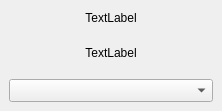
<?xml version="1.0" encoding="UTF-8"?>
<ui version="4.0">
 <class>BitfieldWidget</class>
 <widget class="QWidget" name="BitfieldWidget">
  <property name="geometry">
   <rect>
    <x>0</x>
    <y>0</y>
    <width>222</width>
    <height>111</height>
   </rect>
  </property>
  <property name="windowTitle">
   <string>Form</string>
  </property>
  <property name="styleSheet">
   <string notr="true"/>
  </property>
  <layout class="QHBoxLayout" name="horizontalLayout">
   <property name="spacing">
    <number>0</number>
   </property>
   <property name="leftMargin">
    <number>0</number>
   </property>
   <property name="topMargin">
    <number>0</number>
   </property>
   <property name="rightMargin">
    <number>0</number>
   </property>
   <property name="bottomMargin">
    <number>0</number>
   </property>
   <item>
    <layout class="QVBoxLayout" name="verticalLayout">
     <item>
      <layout class="QHBoxLayout" name="bitHorizontalLayout">
       <item>
        <spacer name="horizontalSpacer_2">
         <property name="orientation">
          <enum>Qt::Horizontal</enum>
         </property>
         <property name="sizeHint" stdset="0">
          <size>
           <width>40</width>
           <height>20</height>
          </size>
         </property>
        </spacer>
       </item>
       <item>
        <widget class="QLabel" name="bitLabel">
         <property name="text">
          <string>TextLabel</string>
         </property>
         <property name="alignment">
          <set>Qt::AlignCenter</set>
         </property>
        </widget>
       </item>
       <item>
        <spacer name="horizontalSpacer">
         <property name="orientation">
          <enum>Qt::Horizontal</enum>
         </property>
         <property name="sizeHint" stdset="0">
          <size>
           <width>40</width>
           <height>20</height>
          </size>
         </property>
        </spacer>
       </item>
      </layout>
     </item>
     <item>
      <widget class="QLabel" name="descriptionLabel">
       <property name="text">
        <string>TextLabel</string>
       </property>
       <property name="alignment">
        <set>Qt::AlignCenter</set>
       </property>
      </widget>
     </item>
     <item>
      <widget class="QStackedWidget" name="stackedWidget">
       <property name="sizePolicy">
        <sizepolicy hsizetype="Expanding" vsizetype="Fixed">
         <horstretch>0</horstretch>
         <verstretch>0</verstretch>
        </sizepolicy>
       </property>
       <property name="currentIndex">
        <number>0</number>
       </property>
       <widget class="QWidget" name="page">
        <property name="sizePolicy">
         <sizepolicy hsizetype="Preferred" vsizetype="Preferred">
          <horstretch>0</horstretch>
          <verstretch>0</verstretch>
         </sizepolicy>
        </property>
        <layout class="QHBoxLayout" name="horizontalLayout_2">
         <item>
          <widget class="QComboBox" name="valueComboBox">
           <property name="sizePolicy">
            <sizepolicy hsizetype="Expanding" vsizetype="Expanding">
             <horstretch>0</horstretch>
             <verstretch>0</verstretch>
            </sizepolicy>
           </property>
          </widget>
         </item>
        </layout>
       </widget>
       <widget class="QWidget" name="page_2">
        <property name="sizePolicy">
         <sizepolicy hsizetype="Preferred" vsizetype="Preferred">
          <horstretch>0</horstretch>
          <verstretch>0</verstretch>
         </sizepolicy>
        </property>
        <layout class="QHBoxLayout" name="horizontalLayout_3">
         <item>
          <widget class="QSpinBox" name="valueSpinBox">
           <property name="prefix">
            <string>0x</string>
           </property>
           <property name="maximum">
            <number>65535</number>
           </property>
           <property name="displayIntegerBase">
            <number>16</number>
           </property>
          </widget>
         </item>
        </layout>
       </widget>
      </widget>
     </item>
    </layout>
   </item>
  </layout>
 </widget>
 <resources/>
 <connections/>
</ui>
